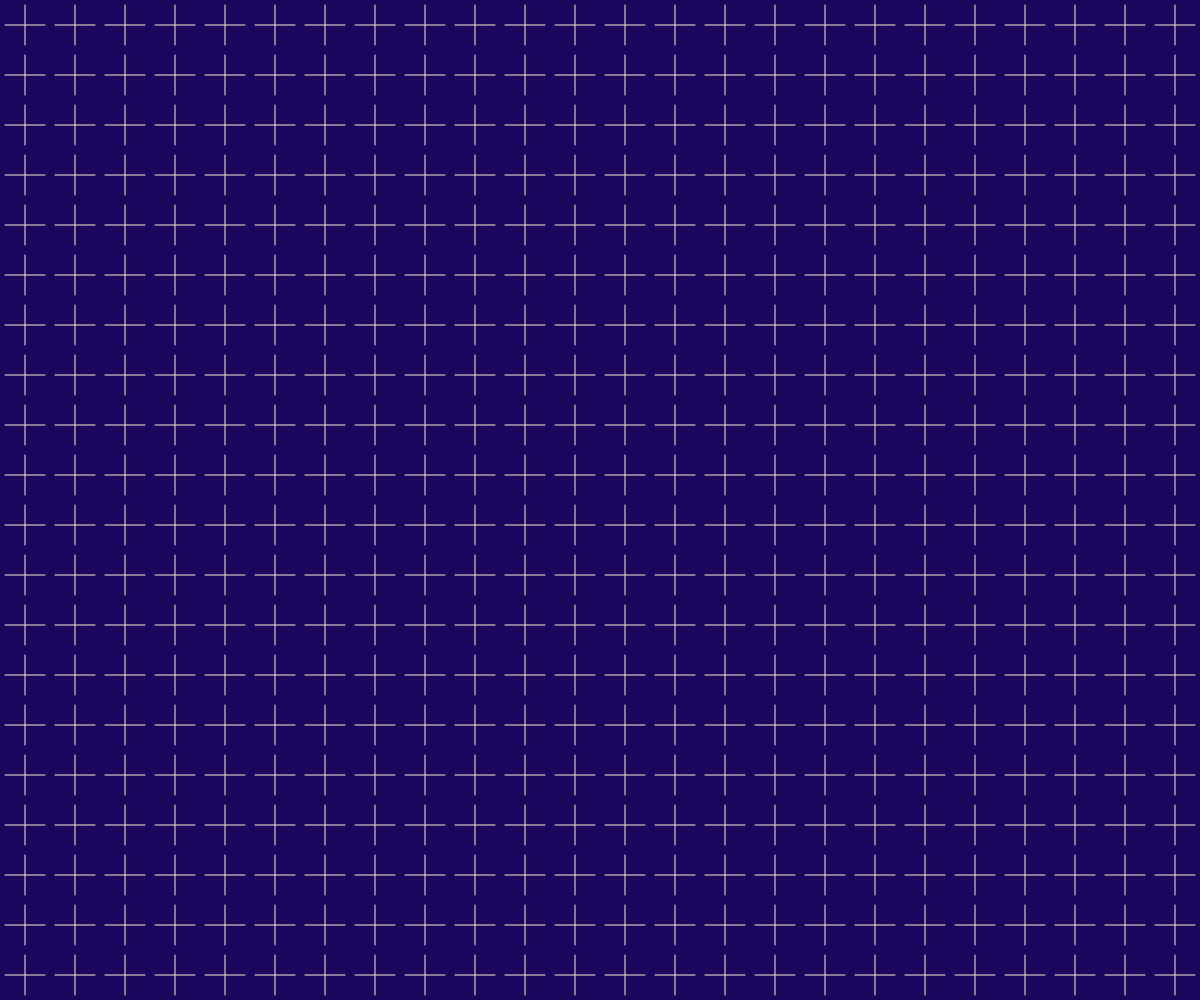
Frame 1 (no input)
Frame 60 (no input): identical to frame 1, image omitted
Frame 120 (the mouse pressed at the canvas centre since frame 60): identical to frame 1, image omitted

The p5.js sketch that drew this single still picture (run headless with seeded random() and noise() and a simulated clock; from frame 60 on, the mouse is pressed at the canvas centre):

// p5.js sketch
// ── sketch.js

let distMouse = 25;
let block = [];
let cols;
let rows;
let size = 50;
let gap = 10;

function setup() {
  createCanvas(windowWidth, windowHeight);
  // rectMode set to center 
  // rectMode(CENTER);
  angleMode(DEGREES);

  calculateGrid();
  createBlocks();
  
}

function draw() {
  background('#1B065E');

  for (let i = 0; i < cols; i++) {
    for (let j = 0; j < rows; j++) {
      block[i][j].move();
      block[i][j].display();
    }
  }
}

function windowResized() {
  resizeCanvas(windowWidth, windowHeight);

  calculateGrid();
  createBlocks();
}

function calculateGrid() {
  cols = floor(width / size);
  rows = floor(height / size);

  size = width / cols; // Forces exact fit horizontally
}

function createBlocks() {
  // create 2D array
  for (let i = 0; i < cols; i++) {
    block[i] = [];
    for (let j = 0; j < rows; j++) {
      block[i][j] = new Block(i * size + size / 2, j * size + size / 2);
    }
  }
}
// ── block.js


class Block {
    constructor(x, y) {
      this.x = x;
      this.y = y;
      this.angle = 0;
      this.speed = 0.5;
      this.color = color(245, 236, 205);
    }

    display() {
        push();
        translate(this.x, this.y);
        rotate(this.angle);
        stroke(this.color);

        // check THE ANGLE
        if (this.angle > 0 && this.angle < 45) {
            this.drawCircle();
        } else {
            this.drawPlus();
        }
        pop();
    }

    move() {
        // need to look at the prev mouse position and the new /current mouse position
        let distance;
        if (pmouseX - mouseX != 0 || pmouseY - mouseY != 0) {
            distance = dist(mouseX, mouseY, this.x, this.y);
            if (distance < distMouse) {
                this.angle += this.speed;
            }
        }
        // if the blcok is already roating, keep it rotating until angle = 90
        if (this.angle > 0 && this.angle < 90) {
            this.angle += this.speed;
        } else {
            this.angle = 0;
        }
        
    }

    drawCircle() {
        fill(118, 176, 65);
        noStroke();
        circle(0, 0, size - gap);
    }

    drawX() {
        let margin = -size / 2;
        line(margin + gap/2, margin + gap/2, size + margin - gap/2, size + margin - gap/2);
        line(size + margin - gap/2, margin + gap/2, margin + gap/2, size + margin - gap/2);
    }

    drawPlus() {
        let margin = -size / 2;
        line(size / 2 + margin, margin + gap/2, size / 2 + margin, size + margin - gap/2);
        line(margin + gap/2, size / 2 + margin, size + margin - gap/2, size / 2 + margin);
    }
}
